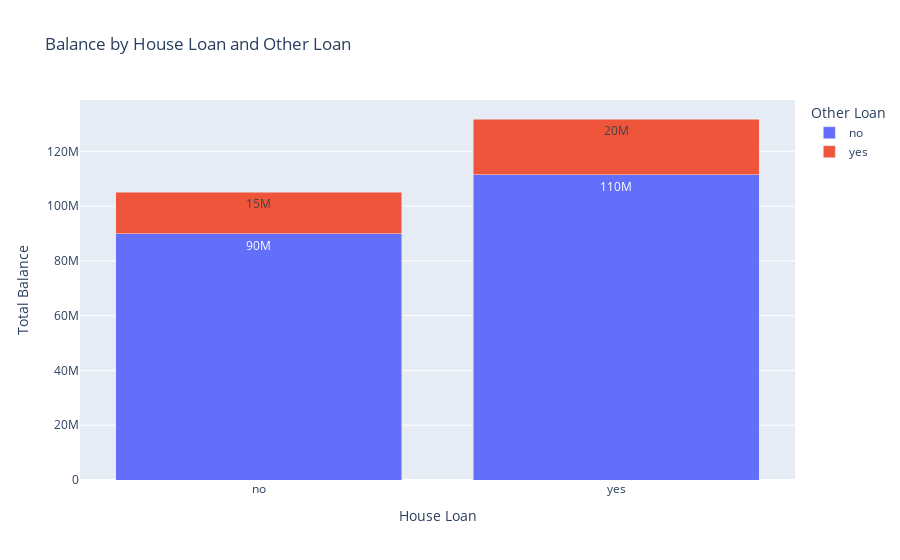

The notebook cell saved with this chart:
### Markdown cell above
# 7. Balance by House Loan and Other Loan

Goal:
Compare total balances between customers with and without house loans, while also analyzing how “other loans” affect those balances.

Chart:
Stacked Bar Chart – primary grouping by house loan status, stacked segments for other loan status.

EDA Type:
Multivariate categorical analysis (House Loan × Other Loan → Balance).

Structure:

X-axis: House Loan categories (Yes / No).

Y-axis: Total Balance (in millions).

Bars:

House Loan = No → 90M (no other loan) + 15M (with other loan) = 105M total.

House Loan = Yes → 110M (no other loan) + 20M (with other loan) = 130M total.

Colors: Blue = no other loan, Red = yes other loan. Values displayed inside each segment.

### Code cell
import plotly.express as px

# Aggregate balance by house loan and other loan
loan_balance = df.groupby(["houseloan", "otherloan"])["balance"].sum().reset_index()

# Stacked bar chart
fig_stack = px.bar(
    loan_balance,
    x="houseloan",
    y="balance",
    color="otherloan",
    text="balance",
    title="Balance by House Loan and Other Loan",
    labels={"houseloan": "House Loan", "otherloan": "Other Loan", "balance": "Total Balance"},
    barmode="stack"
)

# Style labels
fig_stack.update_traces(
    texttemplate='%{text:.2s}',   # short form like 1.2M
    textposition="inside"
)

fig_stack.update_layout(
    yaxis_title="Total Balance",
    xaxis_title="House Loan",
    legend_title="Other Loan"
)

# Save as PNG
fig_stack.write_image("balance_by_houseloan_otherloan_stacked.png")

# Show interactive chart
fig_stack.show()

### Figure 1 — Plotly figure (JSON) as saved in the notebook; plotly's stock layout.template omitted (floating-point values rounded to 4 significant figures)
{"data": [{"hovertemplate": "Other Loan=no<br>House Loan=%{x}<br>Total Balance=%{text}<extra></extra>", "legendgroup": "no", "marker": {"color": "#636efa", "pattern": {"shape": ""}}, "name": "no", "orientation": "v", "showlegend": true, "text": [89890000.0, 111400000.0], "textposition": "inside", "texttemplate": "%{text:.2s}", "type": "bar", "x": ["no", "yes"], "xaxis": "x", "y": [89890000.0, 111400000.0], "yaxis": "y"}, {"hovertemplate": "Other Loan=yes<br>House Loan=%{x}<br>Total Balance=%{text}<extra></extra>", "legendgroup": "yes", "marker": {"color": "#EF553B", "pattern": {"shape": ""}}, "name": "yes", "orientation": "v", "showlegend": true, "text": [15230000.0, 20390000.0], "textposition": "inside", "texttemplate": "%{text:.2s}", "type": "bar", "x": ["no", "yes"], "xaxis": "x", "y": [15230000.0, 20390000.0], "yaxis": "y"}], "layout": {"barmode": "stack", "legend": {"title": {"text": "Other Loan"}, "tracegroupgap": 0}, "title": {"text": "Balance by House Loan and Other Loan"}, "xaxis": {"anchor": "y", "domain": [0, 1], "title": {"text": "House Loan"}}, "yaxis": {"anchor": "x", "domain": [0, 1], "title": {"text": "Total Balance"}}}}
